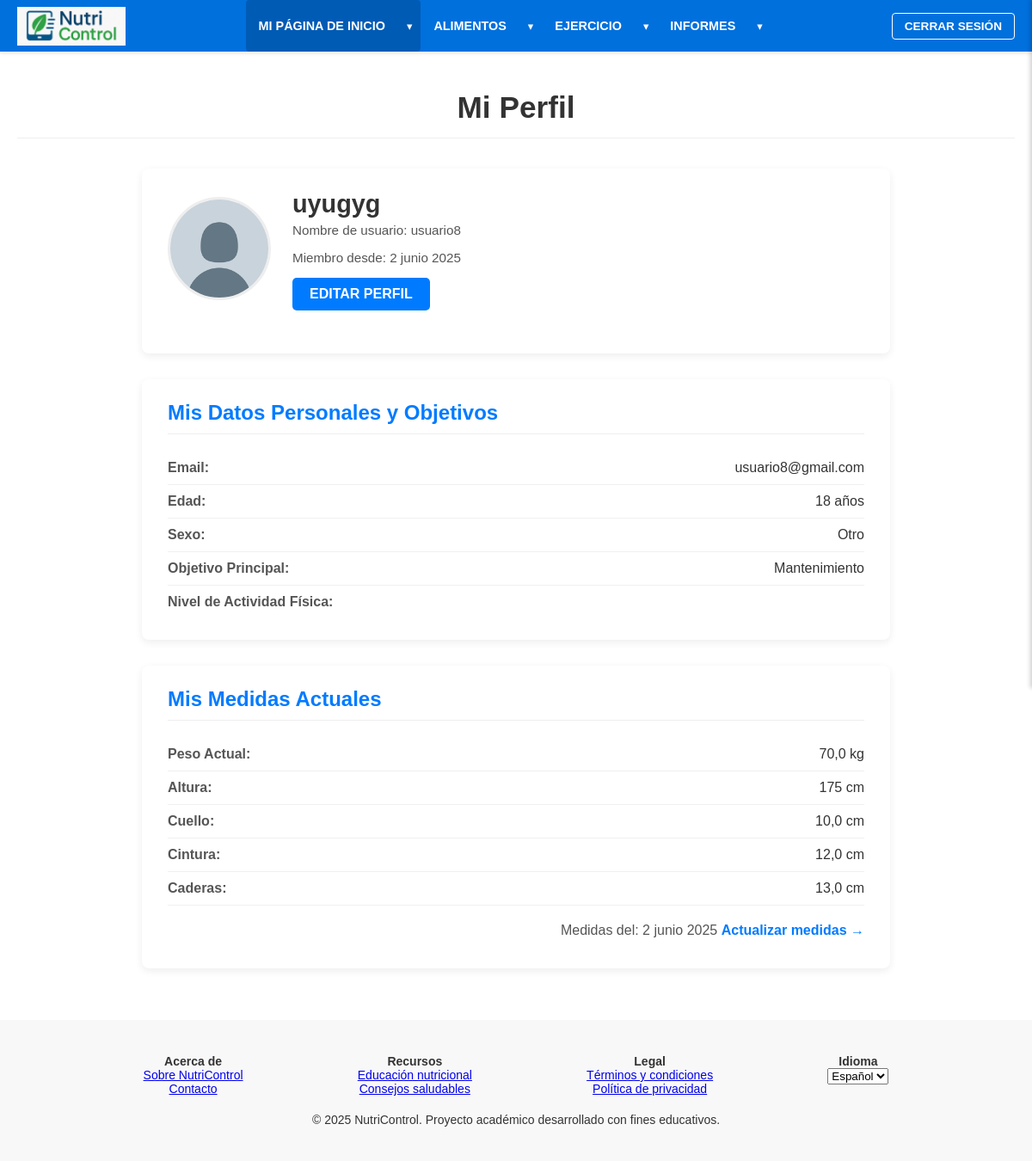
Screenshot of /perfil/ (signed in) with the database file from the repository.
### base/models.py (models this page shows, shortened)
class Usuario(AbstractUser):
    edad = models.PositiveIntegerField(verbose_name=_("Edad"), null=True, blank=True)
    peso = models.FloatField(verbose_name=_("Peso (kg)"), null=True, blank=True)
    altura = models.FloatField(verbose_name=_("Altura (cm)"), null=True, blank=True)
    SEXO_CHOICES = [('H', _('Hombre')), ('M', _('Mujer')), ('O', _('Otro'))]
    sexo = models.CharField(verbose_name=_("Sexo biológico"), max_length=1, choices=SEXO_CHOICES, null=True, blank=True)
    OBJETIVO_CHOICES = [
        ('def', _('Definición')), ('vol', _('Volumen')),
        ('man', _('Mantenimiento')), ('res', _('Resistencia')),
    ]
    objetivo = models.CharField(verbose_name=_("Objetivo principal"), max_length=20, choices=OBJETIVO_CHOICES, null=True, blank=True)
    actividad_fisica = models.CharField(verbose_name=_("Nivel de actividad física"), max_length=100, help_text=_("Ej: Sedentario, ejercicio ligero 1-2/sem, etc."), null=True, blank=True)
    foto_perfil = models.ImageField(
        verbose_name=_("Foto de perfil"),
        upload_to='fotos_perfil/',
        null=True,
        blank=True,
        default='fotos_perfil/default.png'
    )
    calorias_objetivo_fijadas = models.PositiveIntegerField(null=True, blank=True, default=2200, verbose_name=_("Objetivo de Ingesta Calórica (kcal)"))
    minutos_ejercicio_obj_semana = models.PositiveIntegerField(null=True, blank=True, default=150, verbose_name=_("Minutos de Ejercicio Objetivo (Semanal)"))
    entrenamientos_semana_obj = models.PositiveIntegerField(null=True, blank=True, default=3, verbose_name=_("Entrenamientos por Semana Objetivo"))
    calorias_ejercicio_semana_obj = models.PositiveIntegerField(null=True, blank=True, default=1000, verbose_name=_("Calorías de Ejercicio Objetivo (Semanal)"))
    proteinas_objetivo_g = models.PositiveIntegerField(null=True, blank=True, default=150, verbose_name=_("Proteínas Objetivo (g)"))
    grasas_objetivo_g = models.PositiveIntegerField(null=True, blank=True, default=60, verbose_name=_("Grasas Objetivo (g)"))
    carbohidratos_objetivo_g = models.PositiveIntegerField(null=True, blank=True, default=265, verbose_name=_("Carbohidratos Objetivo (g)"))
    calorias_ejercicio_hoy_registradas = models.PositiveIntegerField(default=0, verbose_name=_("Calorías de Ejercicio Registradas Hoy (kcal)"))

class MedidaCorporal(models.Model):
    usuario = models.ForeignKey(settings.AUTH_USER_MODEL, on_delete=models.CASCADE, verbose_name=_("Usuario"))
    fecha = models.DateField(verbose_name=_("Fecha de medición"), default=timezone.now)
    peso = models.FloatField(verbose_name=_("Peso (kg)"), null=True, blank=True, help_text=_("Tu peso en kilogramos, ej: 70.5"))
    cuello = models.FloatField(verbose_name=_("Medida de cuello (cm)"), null=True, blank=True, help_text=_("Circunferencia en centímetros"))
    cintura = models.FloatField(verbose_name=_("Medida de cintura (cm)"), null=True, blank=True, help_text=_("Circunferencia en centímetros, a la altura del ombligo"))
    caderas = models.FloatField(verbose_name=_("Medida de caderas (cm)"), null=True, blank=True, help_text=_("Circunferencia en la parte más ancha"))
    class Meta:
        verbose_name = _("Medida Corporal")
        verbose_name_plural = _("Medidas Corporales")
        ordering = ['usuario', '-fecha']
        unique_together = ('usuario', 'fecha')

### base/views.py (the view)
# urls.py: path('perfil/', views.ver_perfil, name='ver_perfil'),
@login_required
def ver_perfil(request):
    usuario = request.user
    ultimas_medidas = MedidaCorporal.objects.filter(usuario=usuario).order_by('-fecha').first()
    context = {
        'usuario_perfil': usuario, 'ultimas_medidas': ultimas_medidas,
        'active_section': 'dashboard', 'active_subsection': 'ver_perfil'
    }
    return render(request, 'perfil.html', context)

### base/templates/perfil.html (shortened to what this page needs)
{% extends "base.html" %}
{% load static i18n %}
{% block content %}
<div class="page-header"><h1>{% trans "Mi Perfil" %}</h1></div>
<div class="perfil-container">
    <section class="perfil-card">
        <div class="perfil-header">
            <div class="perfil-foto-container">
                {% if usuario_perfil.foto_perfil and usuario_perfil.foto_perfil.url %}
                    <img src="{{ usuario_perfil.foto_perfil.url }}" alt="{% trans 'Foto de perfil' %}" class="perfil-foto">
                {% else %}
                    <img src="{% static 'base/fotos_perfil/default.png' %}" alt="{% trans 'Foto de perfil por defecto' %}" class="perfil-foto">
                {% endif %}
            </div>
            <div class="perfil-info">
                <h1>{{ usuario_perfil.first_name|default:usuario_perfil.username }}</h1>
                <p>{% trans "Nombre de usuario" %}: {{ usuario_perfil.username }}</p>
                <p>{% trans "Miembro desde" %}: {{ usuario_perfil.date_joined|date:"j F Y" }}</p>
                <a href="#" class="btn-editar-perfil">{% trans "EDITAR PERFIL" %}</a>
            </div>
        </div>
    </section>
    <section class="perfil-card">
        <h2>{% trans "Mis Datos Personales y Objetivos" %}</h2>
        <ul class="datos-lista">
            <li><span class="label">{% trans "Email:" %}</span> <span class="value">{{ usuario_perfil.email }}</span></li>
            <li><span class="label">{% trans "Edad:" %}</span> <span class="value">{{ usuario_perfil.edad|default_if_none:"No especificada" }} {% if usuario_perfil.edad %}{% trans "años" %}{% endif %}</span></li>
            <li><span class="label">{% trans "Sexo:" %}</span> <span class="value">{{ usuario_perfil.get_sexo_display|default_if_none:"No especificado" }}</span></li>
            <li><span class="label">{% trans "Objetivo Principal:" %}</span> <span class="value">{{ usuario_perfil.get_objetivo_display|default_if_none:"No especificado" }}</span></li>
            <li><span class="label">{% trans "Nivel de Actividad Física:" %}</span> </li>
        </ul>
    </section>
    <section class="perfil-card">
        <h2>{% trans "Mis Medidas Actuales" %}</h2>
        <ul class="medidas-lista">
            <li><span class="label">{% trans "Peso Actual:" %}</span> <span class="value">{{ usuario_perfil.peso|default_if_none:"--"|floatformat:"1" }} kg</span></li>
            <li><span class="label">{% trans "Altura:" %}</span> <span class="value">{{ usuario_perfil.altura|default_if_none:"--"|floatformat:"0" }} cm</span></li>
            {% if ultimas_medidas %}
                {% if ultimas_medidas.cuello is not None %}<li><span class="label">{% trans "Cuello:" %}</span> <span class="value">{{ ultimas_medidas.cuello|floatformat:"1" }} cm</span></li>{% endif %}
                {% if ultimas_medidas.cintura is not None %}<li><span class="label">{% trans "Cintura:" %}</span> <span class="value">{{ ultimas_medidas.cintura|floatformat:"1" }} cm</span></li>{% endif %}
                {% if ultimas_medidas.caderas is not None %}<li><span class="label">{% trans "Caderas:" %}</span> <span class="value">{{ ultimas_medidas.caderas|floatformat:"1" }} cm</span></li>{% endif %}
                <li class="link-registrar-li">
                    <div class="link-registrar">
                        <span class="label" style="margin-right:auto; font-weight:normal; color:#555;">{% trans "Medidas del" %}: {{ ultimas_medidas.fecha|date:"j F Y" }}</span>
                        <a href="{% url 'registrar_medidas' %}">{% trans "Actualizar medidas" %} &rarr;</a>
                    </div>
                </li>
            {% endif %}
        </ul>
    </section>
</div>
{% endblock %}

### base/templates/base.html (style rules this page uses)
* { box-sizing: border-box; margin: 0; padding: 0; }
body { font-family: Arial, sans-serif; display: flex; flex-direction: column; min-height: 100vh; }

### base/templates/perfil.html (style rules this page uses)
.page-header { text-align: center; margin: 25px 0 35px 0; padding-bottom: 15px; border-bottom: 1px solid #eee; }
.page-header h1 { font-size: 2.2em; color: #333; font-weight: 600; margin: 0; }
.perfil-container { max-width: 900px; margin: 0 auto 40px auto; padding: 0 15px; }
.perfil-card { background-color: #fff; border-radius: 8px; padding: 25px 30px; box-shadow: 0 3px 10px rgba(0,0,0,0.07); margin-bottom: 30px; }
.perfil-card h2 { font-size: 1.5em; color: #007bff; margin-top: 0; margin-bottom: 20px; padding-bottom: 10px; border-bottom: 1px solid #eee; }
.perfil-header { display: flex; align-items: center; margin-bottom: 25px; gap: 25px; flex-wrap: wrap; }
.perfil-foto-container { flex-shrink: 0; }
.perfil-foto { width: 120px; height: 120px; border-radius: 50%; object-fit: cover; border: 3px solid #eee; }
.perfil-info h1 { font-size: 1.8em; margin-top: 0; margin-bottom: 5px; color: #333; }
.perfil-info p { font-size: 0.95em; color: #555; margin-bottom: 15px; }
.btn-editar-perfil { display: inline-block; background-color: #007bff; color: white; padding: 10px 20px; text-decoration: none; border-radius: 5px; font-weight: bold; transition: background-color 0.2s ease; }
.datos-lista, .medidas-lista { list-style: none; padding: 0; margin: 0; }
.datos-lista li, .medidas-lista li { display: flex; justify-content: space-between; padding: 10px 0; font-size: 1em; border-bottom: 1px solid #f0f0f0; }
.datos-lista li:last-child, .medidas-lista li:last-child:not(.link-registrar-li) { border-bottom: none; }
.medidas-lista .link-registrar-li { padding-top: 20px; border-bottom: none; justify-content: flex-end; }
.datos-lista .label, .medidas-lista .label { color: #555; font-weight: 600; }
.datos-lista .value, .medidas-lista .value { color: #333; font-weight: 500; text-align: right; }
.medidas-lista .link-registrar a { color: #007bff; text-decoration: none; font-weight: bold; }

### rows the page displays
Usuario: foto_perfil (placeholder picture), first_name "uyugyg", username "usuario8", date_joined "2 junio 2025", email "usuario8@gmail.com", edad "18", sexo "Otro", objetivo "Mantenimiento", peso "70,0", altura "175"
MedidaCorporal: cuello "10,0", cintura "12,0", caderas "13,0", fecha "2 junio 2025"
